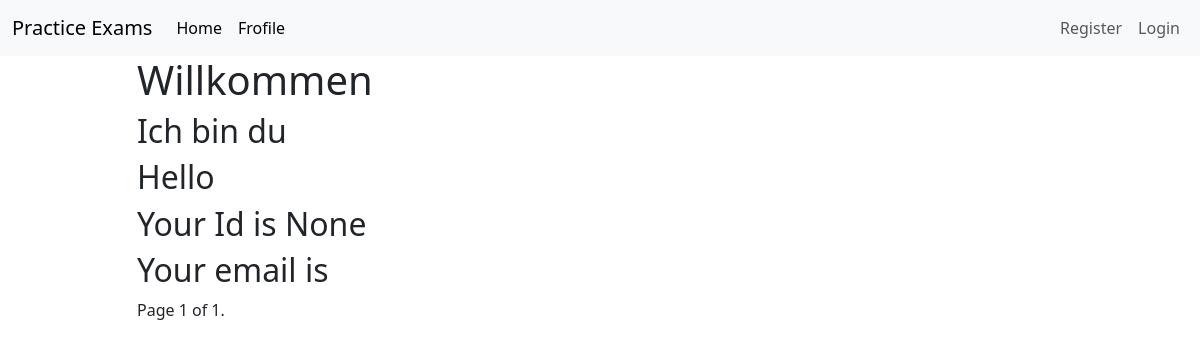
/profile?page=2, run on an earlier commit of the app's database.
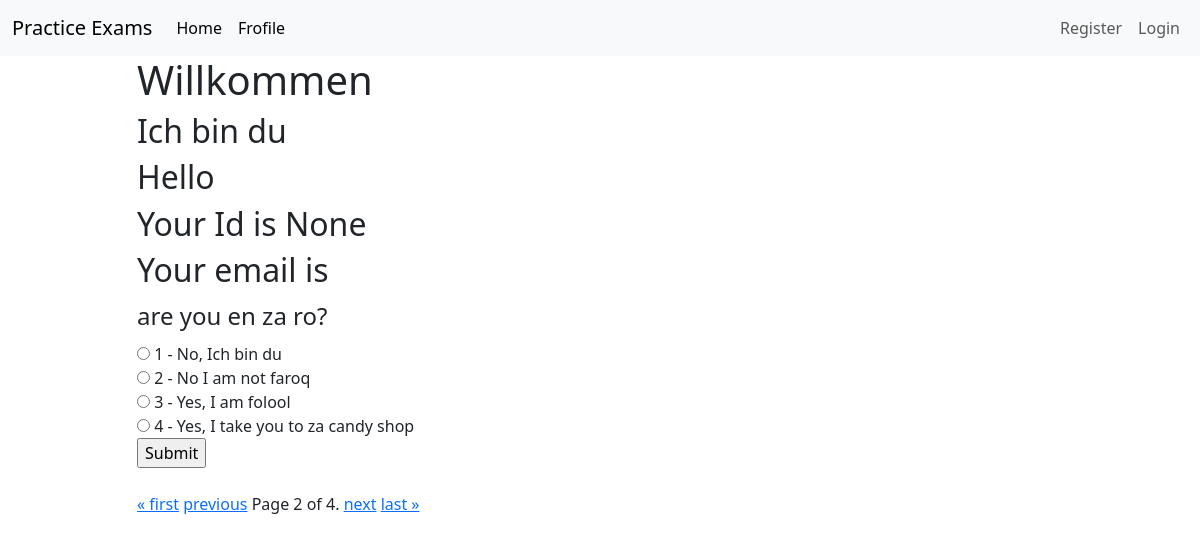
And on a later commit of the database.
### exams/models.py (models this page shows, shortened)
class Question(models.Model):
    text = models.CharField(max_length=255)

class Choice(models.Model):
    question = models.ForeignKey(Question, on_delete=models.CASCADE)
    text = models.CharField(max_length=255)
    is_correct = models.BooleanField(default=False)

### exams/views.py (the view, shortened to what this page needs)
# urls.py: path("profile", views.profile, name="profile"),
def profile(request):
    questions = Question.objects.all()
    paginator = Paginator(questions, 1)
    page_number = request.GET.get("page")
    page_obj = paginator.get_page(page_number)
    return render(request, "exams/profile.html", {
        "message": "Ich bin du",
        "question": questions,
        "page_obj": page_obj
    })

### exams/templates/exams/profile.html (shortened to what this page needs)
{% extends 'exams/layout.html'%}
{%block body%}
<h1>
    Willkommen
</h1>
<h2>{{message}}</h2>
<h2>Hello {{user.username}}</h2>
<h2>Your Id is {{user.id}}</h2>
<h2>Your email is {{user.email}}</h2>
{% for question in page_obj %}
    <form action="{% url 'profile' %}" method="POST">
        <fieldset>
            <legend>{{ question.text }}</legend>
            {% for choice in question.choice_set.all %}
                <div>
                    <input type="radio" id="choice{{ forloop.counter }}" name="question_{{ question.id }}"
                           value="{{ choice.id }}"
                    >
                    <label for="choice{{ forloop.counter }}">{{ forloop.counter }} - {{ choice.text }}</label>
                </div>
            {% endfor %}
        </fieldset>
        <input type="submit" value="Submit">
    </form>
    <br>
{% endfor %}
<div class="pagination">
    <span class="step-links">
        {% if page_obj.has_previous %}
        <a href="?page=1">&laquo; first</a>
        <a href="?page={{ page_obj.previous_page_number }}">previous</a>
        {% endif %}
        <span class="current">
            Page {{ page_obj.number }} of {{ page_obj.paginator.num_pages }}.
        </span>
        {% if page_obj.has_next %}
        <a href="?page={{ page_obj.next_page_number }}">next</a>
        <a href="?page={{ page_obj.paginator.num_pages }}">last &raquo;</a>
        {% endif %}
    </span>
</div>
{%endblock%}

What changed in the data, as far as the page shows it:
added Question: text "are you en za ro?"
added Choice: id "☐ 1 - No, Ich bin du", text "No, Ich bin du"
added Choice: id "☐ 2 - No I am not faroq", text "No I am not faroq"
added Choice: id "☐ 3 - Yes, I am folool", text "Yes, I am folool"
added Choice: id "☐ 4 - Yes, I take you to za cand", text "Yes, I take you to za candy shop"
Also different on the page:
{{ page_obj.number }}: "1" → "2"
{{ page_obj.paginator.num_pages }}: "1" → "4"
text now shown: "« first previous next last »"
